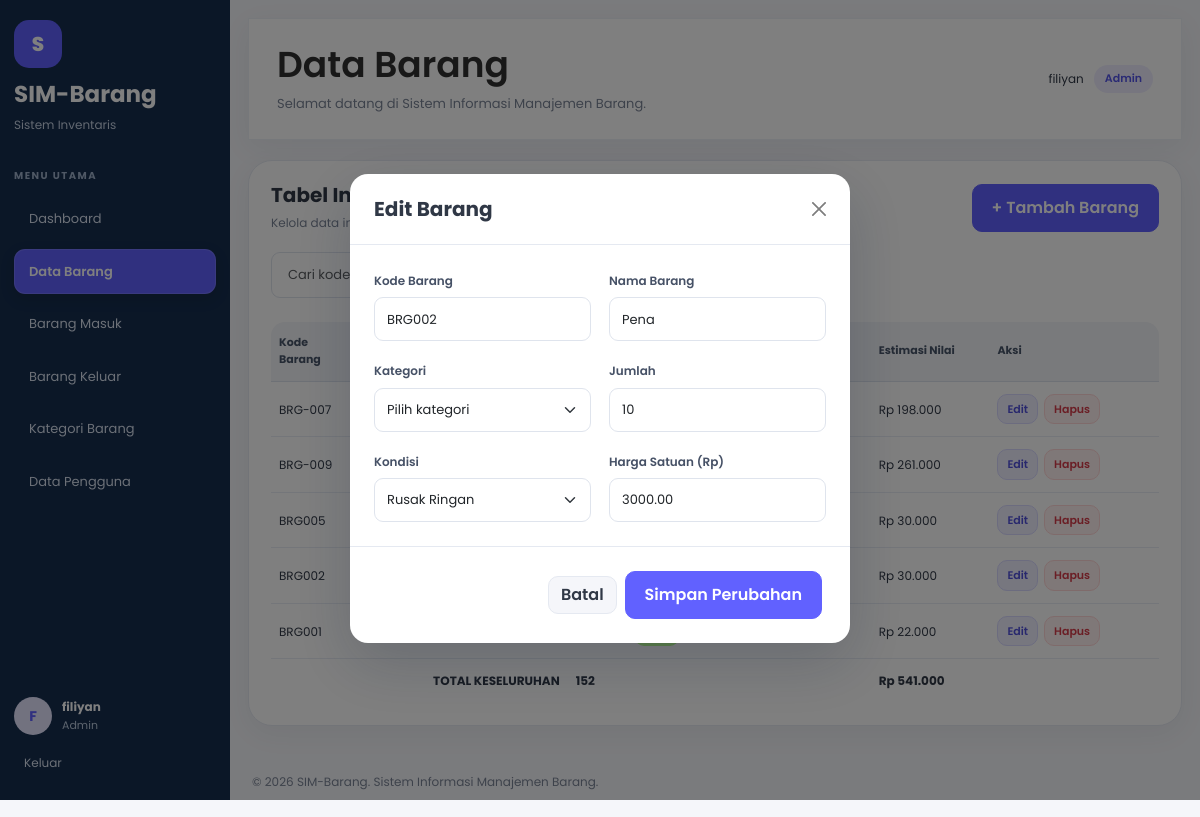
Page /index.php?page=barang&edit=2 (signed in) on the committed database.
### tables this page shows
CREATE TABLE `barang` (
  `id_barang` int NOT NULL,
  `kode_barang` varchar(20) NOT NULL,
  `nama_barang` varchar(255) NOT NULL,
  `id_kategori` int NOT NULL,
  `jumlah` int NOT NULL,
  `kondisi` enum('Baik','Rusak Ringan','Rusak Berat') NOT NULL,
  `harga_satuan` decimal(12,2) NOT NULL
);

### pages/barang.php (the view, shortened to what this page needs)
<?php
$role = $_SESSION['role'] ?? ($role ?? '');
$role = trim((string) $role);
$isAdmin = strtolower($role) === 'admin';
$dataBarang = $pdo->query(
    'SELECT b.id_barang, b.kode_barang, b.nama_barang,
            b.id_kategori, b.jumlah, b.kondisi, b.harga_satuan,
            k.nama_kategori
     FROM barang b
     LEFT JOIN kategori k ON b.id_kategori = k.id_kategori
     ORDER BY b.id_barang DESC'
)->fetchAll(PDO::FETCH_ASSOC);
$barangEdit = null;
if ($isAdmin && isset($_GET['edit'])) {
    $idEdit = filter_var($_GET['edit'], FILTER_VALIDATE_INT);
    if ($idEdit && $idEdit > 0) {
        $stmt = $pdo->prepare(
            'SELECT * FROM barang WHERE id_barang = ?'
        );
        $stmt->execute([$idEdit]);
        $barangEdit = $stmt->fetch(PDO::FETCH_ASSOC) ?: null;
    }
}
$totalJumlah = 0;
$totalAset = 0;
foreach ($dataBarang as $barang) {
    $jumlah = (int) $barang['jumlah'];
    $harga = (float) $barang['harga_satuan'];
    $totalJumlah += $jumlah;
    $totalAset += $jumlah * $harga;
}
?>
<section class="content-card">
    <div class="section-heading">
        <div>
            <h2>Tabel Inventaris Barang</h2>
            <p>Kelola data inventaris yang tersimpan di database.</p>
        </div>
        <?php if ($isAdmin): ?>
            <button
                class="btn btn-primary"
                type="button"
                data-bs-toggle="modal"
                data-bs-target="#modalBarang">
                + Tambah Barang
            </button>
        <?php endif; ?>
    </div>
    <div class="table-toolbar">
    </div>
    <div class="table-responsive">
        <table class="table align-middle" id="tabel-barang">
            <thead>
                <tr>
                    <th>Kode Barang</th>
                    <th>Nama Barang</th>
                    <th>Kategori</th>
                    <th>Jumlah</th>
                    <th>Kondisi</th>
                    <th>Harga Satuan</th>
                    <th>Estimasi Nilai</th>
                    <th>Aksi</th>
                </tr>
            </thead>
            <tbody>
                <?php if (!empty($dataBarang)): ?>
                    <?php foreach ($dataBarang as $barang): ?>
                        <tr>
                            <td>
                                <?= h($barang['kode_barang']) ?>
                            </td>
                            <td>
                            </td>
                            <td>
                            </td>
                            <td>
                            </td>
                            <td>
                                <span class="status-badge">
                                </span>
                            </td>
                            <td>
                            </td>
                            <td>
                                Rp <?= number_format(
                                        (float) $barang['jumlah']
                                            * (float) $barang['harga_satuan'],
                                        0,
                                        ',',
                                        '.'
                                    ) ?>
                            </td>
                            <td>
                                <div class="action-buttons">
                                    <a
                                        class="btn btn-sm btn-edit"
                                        href="index.php?page=barang&amp;edit=<?= (int) $barang['id_barang'] ?>">
                                        Edit
                                    </a>
                                    <form
                                        method="POST"
                                        action="index.php?page=barang"
                                        onsubmit="return confirm('Yakin ingin menghapus barang ini?');">
                                        <button
                                            type="submit"
                                            class="btn btn-sm btn-delete">
                                            Hapus
                                        </button>
                                    </form>
                                </div>
                            </td>
                        </tr>
                    <?php endforeach; ?>
                    <tr class="table-total">
                        <td colspan="3" class="text-end">
                            <strong>TOTAL KESELURUHAN</strong>
                        </td>
                        <td>
                            <strong>
                                <?= number_format($totalJumlah, 0, ',', '.') ?>
                            </strong>
                        </td>
                        <td colspan="2"></td>
                        <td>
                            <strong>
                                Rp <?= number_format($totalAset, 0, ',', '.') ?>
                            </strong>
                        </td>
                        <td></td>
                    </tr>
                <?php endif; ?>
            </tbody>
        </table>
    </div>
</section>
<?php if ($isAdmin): ?>
    <?php if ($barangEdit): ?>
        <div
            class="modal fade"
            id="modalEditBarang"
            tabindex="-1"
            aria-labelledby="judulModalEdit"
            aria-hidden="true">
            <div class="modal-dialog modal-dialog-centered">
                <div class="modal-content">
                    <form method="POST" action="index.php?page=barang">
                        <div class="modal-header">
                            <h5 class="modal-title" id="judulModalEdit">
                                Edit Barang
                            </h5>
                            <button
                                type="button"
                                class="btn-close"
                                data-bs-dismiss="modal"
                                aria-label="Tutup"></button>
                        </div>
                        <div class="modal-body form-grid">
                            <div>
                                <label class="form-label" for="edit_kode">
                                    Kode Barang
                                </label>
                                <input
                                    type="text"
                                    class="form-control"
                                    id="edit_kode"
                                    name="kode_barang"
                                    value="<?= h($barangEdit['kode_barang']) ?>"
                                    required>
                            </div>
                            <div>
                                <label class="form-label" for="edit_nama">
                                    Nama Barang
                                </label>
                                <input
                                    type="text"
                                    class="form-control"
                                    id="edit_nama"
                                    name="nama_barang"
                                    value="<?= h($barangEdit['nama_barang']) ?>"
                                    required>
                            </div>
                            <div>
                                <label class="form-label" for="edit_kategori">
                                    Kategori
                                </label>
                                <select
                                    class="form-select"
                                    id="edit_kategori"
                                    name="id_kategori"
                                    required>
                                    <option value="">Pilih kategori</option>
                                </select>
                            </div>
                            <div>
                                <label class="form-label" for="edit_jumlah">
                                    Jumlah
                                </label>
                                <input
                                    type="number"
                                    class="form-control"
                                    id="edit_jumlah"
                                    name="jumlah"
                                    min="1"
                                    step="1"
                                    value="<?= (int) $barangEdit['jumlah'] ?>"
                                    required>
                            </div>
                            <div>
                                <label class="form-label" for="edit_kondisi">
                                    Kondisi
                                </label>
                                <select
                                    class="form-select"
                                    id="edit_kondisi"
                                    name="kondisi"
                                    required>
                                    <?php
                                    $pilihanKondisi = [
                                        'Baik',
                                        'Rusak Ringan',
                                        'Rusak Berat'
                                    ];
                                    ?>
                                    <?php foreach ($pilihanKondisi as $pilihan): ?>
                                        <option
                                            value="<?= h($pilihan) ?>"
                                            <?= $barangEdit['kondisi'] === $pilihan ? 'selected' : '' ?>>
                                            <?= h($pilihan) ?>
                                        </option>
                                    <?php endforeach; ?>
                                </select>
                            </div>
                            <div>
                                <label class="form-label" for="edit_harga">
                                    Harga Satuan (Rp)
                                </label>
                                <input
                                    type="number"
                                    class="form-control"
                                    id="edit_harga"
                                    name="harga_satuan"
                                    min="0"
                                    step="0.01"
                                    value="<?= h($barangEdit['harga_satuan']) ?>"
                                    required>
                            </div>
                        </div>
                        <div class="modal-footer">
                            <a
                                href="index.php?page=barang"
                                class="btn btn-light">
                                Batal
                            </a>
                            <button type="submit" class="btn btn-primary">
                                Simpan Perubahan
                            </button>
                        </div>
                    </form>
                </div>
            </div>
        </div>
    <?php endif; ?>
<?php endif; ?>

### rows in the picture
barang: kode_barang "BRG-007", jumlah+harga_satuan "198.000"
barang: kode_barang "BRG-009", jumlah+harga_satuan "261.000"
barang: kode_barang "BRG005", jumlah+harga_satuan "30.000"
barang: kode_barang "BRG002", jumlah+harga_satuan "30.000", nama_barang "Pena", jumlah "10", harga_satuan "3000.00"
barang: kode_barang "BRG001", jumlah+harga_satuan "22.000"

### other values in the picture
$label "Dashboard"
$label "Data Barang"
$label "Barang Masuk"
$label "Barang Keluar"
$label "Kategori Barang"
$label "Data Pengguna"
substr($namaPengguna, 0, 1) "F"
$namaPengguna "filiyan"
$role "Admin"
$judul "Data Barang"
$totalJumlah "152"
$totalAset "541.000"
form field kondisi "Rusak Ringan"
